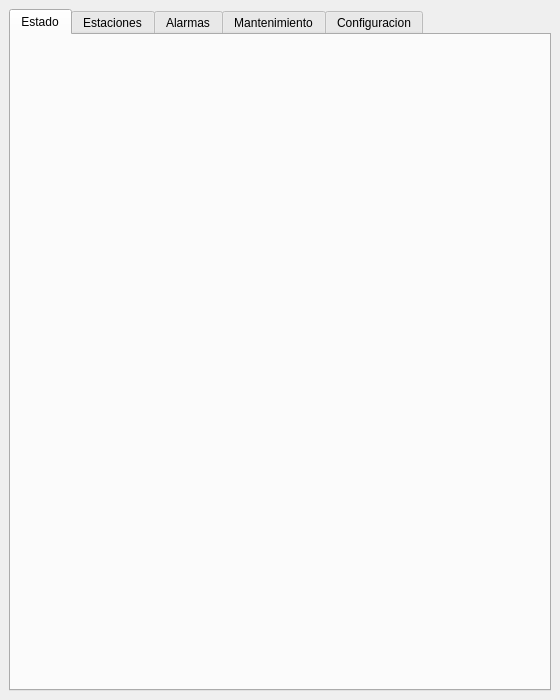
<?xml version="1.0" encoding="UTF-8"?>
<ui version="4.0">
 <class>MainWindow</class>
 <widget class="QMainWindow" name="MainWindow">
  <property name="geometry">
   <rect>
    <x>0</x>
    <y>0</y>
    <width>560</width>
    <height>700</height>
   </rect>
  </property>
  <property name="windowTitle">
   <string>Torreta</string>
  </property>
  <widget class="QWidget" name="centralwidget">
   <layout class="QVBoxLayout" name="verticalLayout">
    <item>
     <widget class="QTabWidget" name="tabWidget">
      <property name="currentIndex">
       <number>0</number>
      </property>
      <widget class="QWidget" name="tab_estado">
       <attribute name="title">
        <string>Estado</string>
       </attribute>
      </widget>
      <widget class="QWidget" name="tab_estaciones">
       <attribute name="title">
        <string>Estaciones</string>
       </attribute>
      </widget>
      <widget class="QWidget" name="tab_alarmas">
       <attribute name="title">
        <string>Alarmas</string>
       </attribute>
      </widget>
      <widget class="QWidget" name="tab_mantenimiento">
       <attribute name="title">
        <string>Mantenimiento</string>
       </attribute>
      </widget>
      <widget class="QWidget" name="tab_config">
       <attribute name="title">
        <string>Configuracion</string>
       </attribute>
      </widget>
     </widget>
    </item>
   </layout>
  </widget>
 </widget>
 <resources/>
 <connections/>
</ui>
